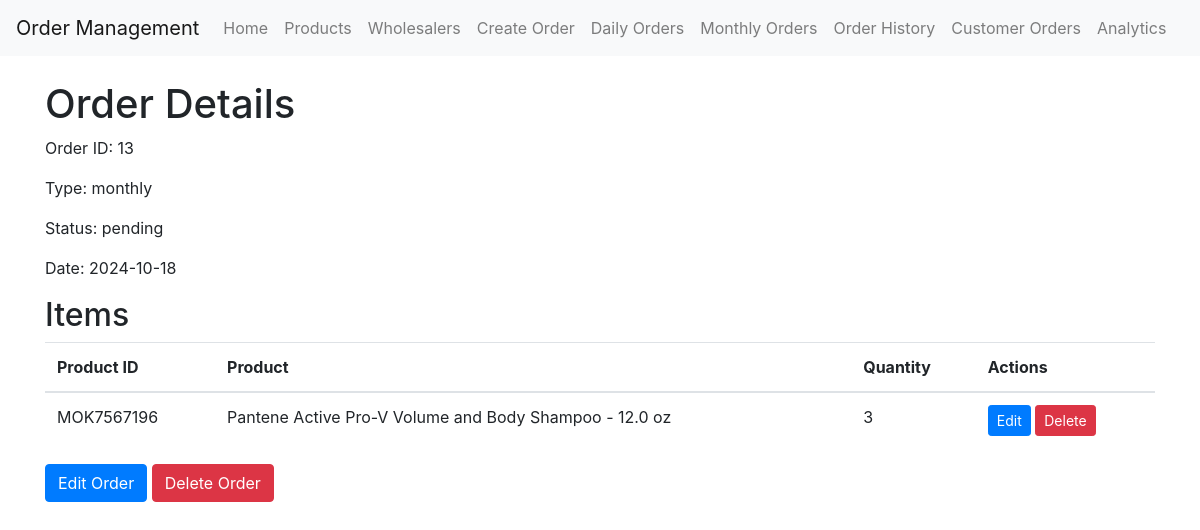
The app's page /view_order/13 (signed in) with its own data.
### app/models.py (models this page shows, shortened)
class OrderList(db.Model):
    id = db.Column(db.Integer, primary_key=True)
    date = db.Column(db.Date, nullable=False, default=datetime.utcnow().date)
    wholesaler_id = db.Column(db.Integer, db.ForeignKey('wholesaler.id'), nullable=False)
    wholesaler = db.relationship('Wholesaler', back_populates='order_lists')
    items = db.relationship('OrderListItem', back_populates='order_list', cascade='all, delete-orphan')
    status = db.Column(db.String(20), default='pending')  # 'pending', 'finalized'
    type = db.Column(db.String(10), nullable=False)  # 'daily' or 'monthly'
    finalized_date = db.Column(db.DateTime)

class OrderListItem(db.Model):
    id = db.Column(db.Integer, primary_key=True)
    order_list_id = db.Column(db.Integer, db.ForeignKey('order_list.id'), nullable=False)
    product_id = db.Column(db.Integer, db.ForeignKey('product.id'), nullable=False)
    quantity = db.Column(db.Integer, nullable=False)
    comment = db.Column(db.Text)
    order_list = db.relationship('OrderList', back_populates='items')
    product = db.relationship('Product', backref='order_items')

class Product(db.Model):
    id = db.Column(db.Integer, primary_key=True)
    product_id = db.Column(db.String(20), unique=True, nullable=False)
    name = db.Column(db.String(100), nullable=False)
    size = db.Column(db.String(50))
    price = db.Column(db.Float, nullable=False)
    wholesaler_id = db.Column(db.Integer, db.ForeignKey('wholesaler.id'), nullable=False)
    wholesaler = db.relationship('Wholesaler', back_populates='products')
    available_in_store = db.Column(db.Boolean, default=True)

### app/main/routes.py (the view)
@bp.route('/view_order/<int:order_id>')
@login_required
def view_order(order_id):
    order = OrderList.query.get_or_404(order_id)
    return render_template('view_order.html', title='Order Details', order=order)

### app/models.py (called while the page is built)
@login.user_loader
def load_user(id):
    return User.query.get(int(id))

### app/templates/view_order.html
{% extends "base.html" %}
{% block content %}
<h1>Order Details</h1>
<p>Order ID: {{ order.id }}</p>
<p>Type: {{ order.type }}</p>
<p>Status: {{ order.status }}</p>
<p>Date: {{ order.date }}</p>
<h2>Items</h2>
<table class="table">
    <thead>
        <tr>
            <th>Product ID</th>
            <th>Product</th>
            <th>Quantity</th>
            <th>Actions</th>
        </tr>
    </thead>
    <tbody>
        {% for item in order.items %}
        <tr>
            <td>{{ item.product.product_id }}</td>
            <td>{{ item.product.name }}</td>
            <td>{{ item.quantity }}</td>
            <td>
                <a href="{{ url_for('main.edit_order_item', item_id=item.id) }}" class="btn btn-sm btn-primary">Edit</a>
                <form action="{{ url_for('main.delete_order_item', item_id=item.id) }}" method="POST" style="display: inline;">
                    <button type="submit" class="btn btn-sm btn-danger" onclick="return confirm('Are you sure you want to delete this item?')">Delete</button>
                </form>
            </td>
        </tr>
        {% endfor %}
    </tbody>
</table>
<a href="{{ url_for('main.edit_order', order_id=order.id) }}" class="btn btn-primary">Edit Order</a>
<form action="{{ url_for('main.delete_order', order_id=order.id) }}" method="POST" style="display: inline;">
    <button type="submit" class="btn btn-danger" onclick="return confirm('Are you sure you want to delete this entire order?')">Delete Order</button>
</form>
{% endblock %}

### records on screen
OrderList: id "13", type "monthly", status "pending", date "2024-10-18"
OrderListItem: product.product_id "MOK7567196", product.name "Pantene Active Pro-V Volume and Body Shampoo - 12.0 oz", quantity "3"
